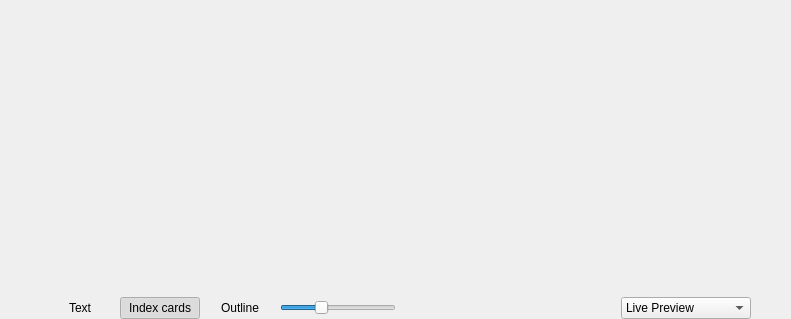
<?xml version="1.0" encoding="UTF-8"?>
<ui version="4.0">
 <class>mainEditor</class>
 <widget class="QWidget" name="mainEditor">
  <property name="geometry">
   <rect>
    <x>0</x>
    <y>0</y>
    <width>791</width>
    <height>319</height>
   </rect>
  </property>
  <property name="windowTitle">
   <string>Form</string>
  </property>
  <layout class="QVBoxLayout" name="verticalLayout">
   <property name="spacing">
    <number>0</number>
   </property>
   <property name="leftMargin">
    <number>0</number>
   </property>
   <property name="topMargin">
    <number>0</number>
   </property>
   <property name="rightMargin">
    <number>0</number>
   </property>
   <property name="bottomMargin">
    <number>0</number>
   </property>
   <item>
    <widget class="tabSplitter" name="tabSplitter" native="true">
     <property name="sizePolicy">
      <sizepolicy hsizetype="Preferred" vsizetype="Expanding">
       <horstretch>0</horstretch>
       <verstretch>0</verstretch>
      </sizepolicy>
     </property>
    </widget>
   </item>
   <item>
    <layout class="QHBoxLayout" name="horizontalLayout_19">
     <item>
      <widget class="QPushButton" name="btnGoUp">
       <property name="toolTip">
        <string>Go to parent item</string>
       </property>
       <property name="text">
        <string/>
       </property>
       <property name="icon">
        <iconset theme="go-up">
         <normaloff>.</normaloff>.</iconset>
       </property>
       <property name="shortcut">
        <string>Alt+Up</string>
       </property>
       <property name="flat">
        <bool>true</bool>
       </property>
      </widget>
     </item>
     <item>
      <widget class="QPushButton" name="btnRedacFolderText">
       <property name="text">
        <string>Text</string>
       </property>
       <property name="checkable">
        <bool>true</bool>
       </property>
       <property name="flat">
        <bool>true</bool>
       </property>
       <attribute name="buttonGroup">
        <string notr="true">buttonGroup</string>
       </attribute>
      </widget>
     </item>
     <item>
      <widget class="QPushButton" name="btnRedacFolderCork">
       <property name="text">
        <string>Index cards</string>
       </property>
       <property name="checkable">
        <bool>true</bool>
       </property>
       <property name="checked">
        <bool>true</bool>
       </property>
       <property name="flat">
        <bool>true</bool>
       </property>
       <attribute name="buttonGroup">
        <string notr="true">buttonGroup</string>
       </attribute>
      </widget>
     </item>
     <item>
      <widget class="QPushButton" name="btnRedacFolderOutline">
       <property name="text">
        <string>Outline</string>
       </property>
       <property name="checkable">
        <bool>true</bool>
       </property>
       <property name="flat">
        <bool>true</bool>
       </property>
       <attribute name="buttonGroup">
        <string notr="true">buttonGroup</string>
       </attribute>
      </widget>
     </item>
     <item>
      <widget class="QSlider" name="sldCorkSizeFactor">
       <property name="minimumSize">
        <size>
         <width>100</width>
         <height>0</height>
        </size>
       </property>
       <property name="maximumSize">
        <size>
         <width>200</width>
         <height>16777215</height>
        </size>
       </property>
       <property name="minimum">
        <number>50</number>
       </property>
       <property name="maximum">
        <number>200</number>
       </property>
       <property name="value">
        <number>100</number>
       </property>
       <property name="orientation">
        <enum>Qt::Horizontal</enum>
       </property>
      </widget>
     </item>
     <item>
      <spacer name="horizontalSpacer_2">
       <property name="orientation">
        <enum>Qt::Horizontal</enum>
       </property>
       <property name="sizeHint" stdset="0">
        <size>
         <width>40</width>
         <height>20</height>
        </size>
       </property>
      </spacer>
     </item>
     <item>
      <widget class="QLabel" name="lblRedacWC">
       <property name="minimumSize">
        <size>
         <width>10</width>
         <height>0</height>
        </size>
       </property>
       <property name="text">
        <string/>
       </property>
      </widget>
     </item>
     <item>
      <widget class="QLabel" name="lblRedacProgress">
       <property name="minimumSize">
        <size>
         <width>100</width>
         <height>6</height>
        </size>
       </property>
       <property name="maximumSize">
        <size>
         <width>200</width>
         <height>14</height>
        </size>
       </property>
       <property name="text">
        <string/>
       </property>
      </widget>
     </item>
     <item>
      <widget class="QComboBox" name="cmbMarkdownMode">
      <property name="minimumSize">
       <size>
        <width>130</width>
        <height>0</height>
       </size>
      </property>
      <property name="toolTip">
       <string>Markdown editor mode</string>
      </property>
      <property name="currentIndex">
       <number>1</number>
      </property>
      <item>
       <property name="text">
        <string>Source</string>
       </property>
      </item>
      <item>
       <property name="text">
        <string>Live Preview</string>
       </property>
      </item>
      <item>
       <property name="text">
        <string>Reading</string>
       </property>
      </item>
      </widget>
     </item>
     <item>
      <widget class="QPushButton" name="btnRedacFullscreen">
       <property name="text">
        <string/>
       </property>
       <property name="icon">
        <iconset theme="view-fullscreen">
         <normaloff>../../../../../../../../.designer/backup</normaloff>../../../../../../../../.designer/backup</iconset>
       </property>
       <property name="shortcut">
        <string>F11</string>
       </property>
       <property name="flat">
        <bool>true</bool>
       </property>
      </widget>
     </item>
    </layout>
   </item>
  </layout>
 </widget>
 <customwidgets>
  <customwidget>
   <class>tabSplitter</class>
   <extends>QWidget</extends>
   <header>manuskript.ui.editors.tabSplitter.h</header>
   <container>1</container>
  </customwidget>
 </customwidgets>
 <resources/>
 <connections/>
 <buttongroups>
  <buttongroup name="buttonGroup"/>
 </buttongroups>
</ui>
